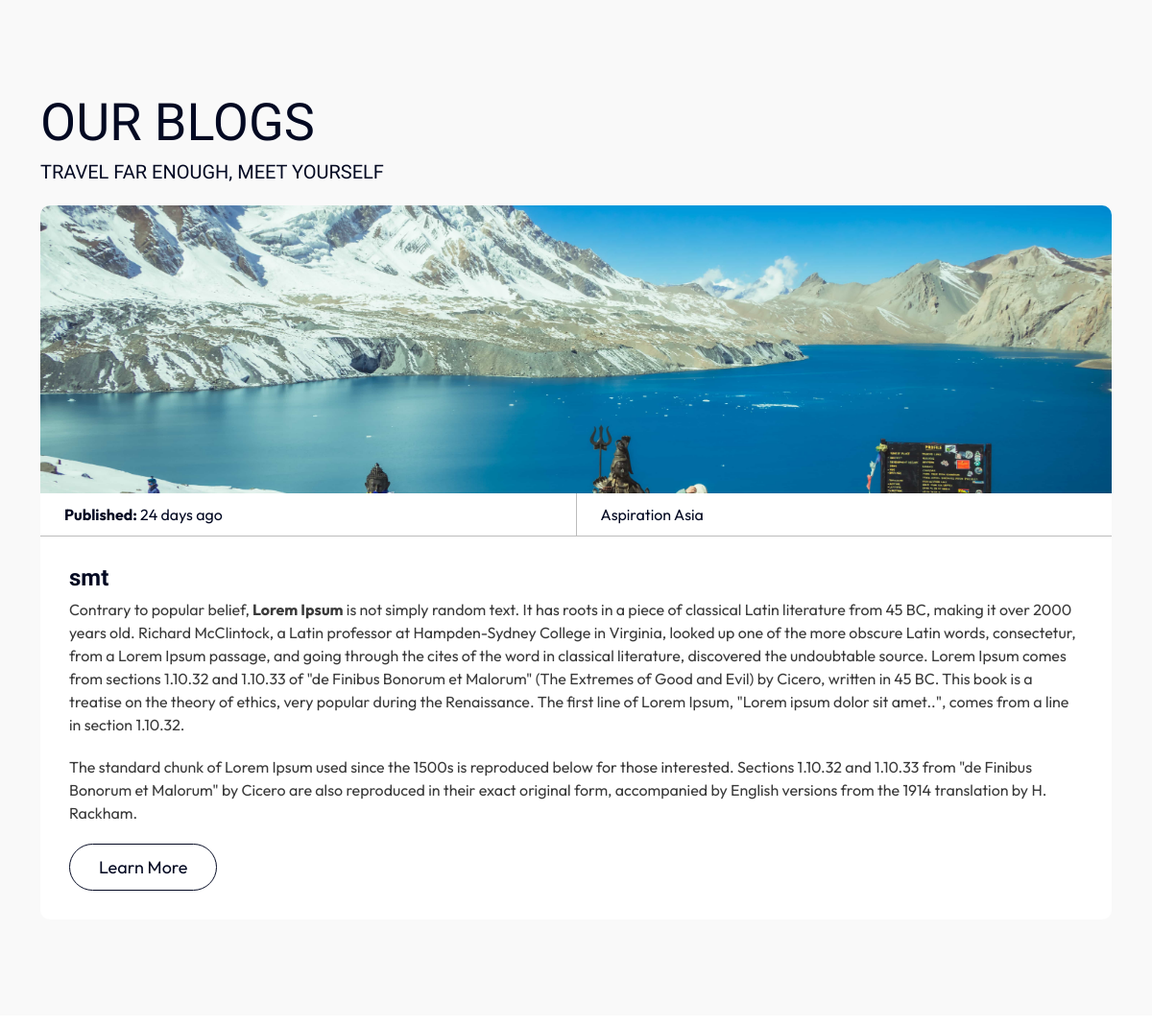
Before: / (middle part) with the older database file.
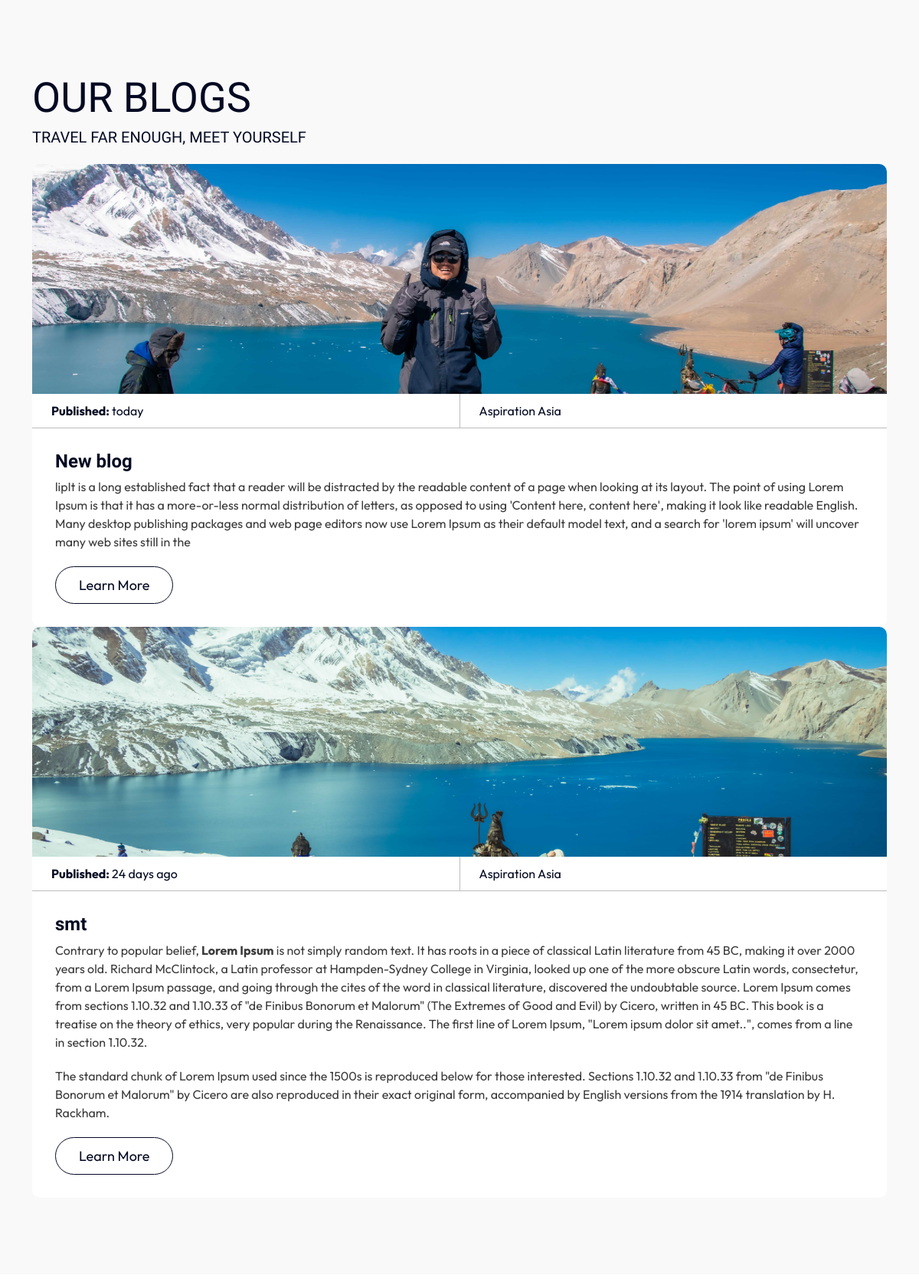
After: the same page with the newer database file.
### blogbreezeapp/models.py (models this page shows, shortened)
class Blog(models.Model):
  title = models.CharField(max_length=255)
  publishdate = models.DateTimeField(auto_now_add=True)
  authorid = models.IntegerField(default=0)
  featuredimage = models.ImageField(upload_to ='uploads/', default=0)
  content = HTMLField(default='')

### blogbreezeapp/views.py (the view)
# urls.py: path('', views.indexpageloader, name='home'),
def indexpageloader(request):
  blogs = Blog.objects.all().order_by('-publishdate').values()
  template = loader.get_template('index.html')
  context = {
    'blogs': blogs,
  }
  return HttpResponse(template.render(context, request))

### blogbreezeapp/templatetags/blog_func.py (called while the page is built)
@register.filter
def dayssince(value):
    if not value:
        return ""
    delta = now() - value
    days = delta.days
    if days == 0:
        return "today"
    elif days == 1:
        return "yesterday"
    else:
        return f"{days} days ago"

### blogbreezeapp/templates/index.html (shortened to what this page needs)
{% include 'header.html' %}
{% load static %}
{% load blog_func %}
<section class="blog-section section-gaps light-white-bg">
    <div class="container">
        <div class="main-title mb-4">
            <h3 class="title text-uppercase">
                Our Blogs
            </h3>
            <h2 class="sub-title text-uppercase mb-3">
                Travel far enough, meet yourself
            </h2>
        </div>
        <div class="trek-list-box trek-list-box-slider blog-lists">
            {% for x in blogs %}
            <div class="item">
                <div class="img-holder">
                    <a href="/blog/{{x.id}}" title="" class="h-100 d-block">
                        <img src="{{ x.featuredimage }}" alt="" class="img-cover">
                    </a>
                </div>
                <div class="content">
                    <ul class="trek-info list-none">
                        <li>
                            <span>
                                <strong>Published: </strong>
                                {{ x.publishdate | dayssince }}
                            </span>
                        </li>
                        <li>
                            <span>
                                Aspiration Asia
                            </span>
                        </li>
                    </ul>
                    <div class="text">
                        <h3 class="title mb-2">
                            {{ x.title }}
                        </h3>
                        {{ x.content|safe }}
                        <div class="btn-wrap">
                            <a href="/blog/{{x.id}}" title="" class="border-btn med dark">
                                Learn More
                            </a>
                        </div>
                    </div>
                </div>
            </div>
            {% endfor %}
        </div>
    </div>
</section>
<section class="get-int-touch-section section-gaps">
</section>
{% include 'footer.html' %}

Changed rows visible on the page:
added Blog: featuredimage (picture), publishdate|dayssince "today", title "New blog", content "lipIt is a long established fact that a reader will be distracted by the readable content of a page when looking at its layout. The point of using Lorem Ipsum is that it has a more-or-less normal distribution of letters, as opposed to using 'Content here, content here', making it look like readable English. Many desktop publishing packages and web page editors now use Lorem Ipsum as their default model text, and a search for 'lorem ipsum' will uncover many web sites still in the"
